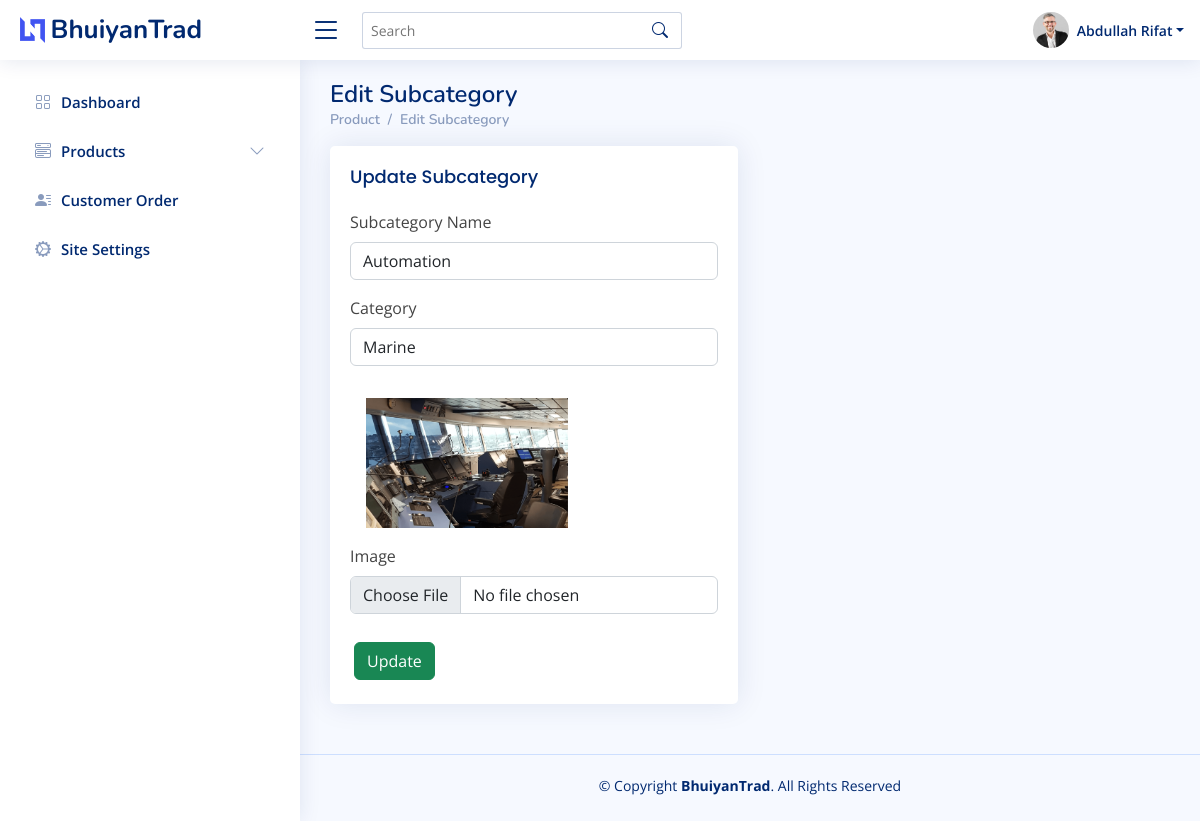
The app's page /user/edit-subcategory/1 (signed in) with its own data.
### backend/models.py (models this page shows, shortened)
class User(AbstractUser):
    @property
    def is_admin(self):
        if hasattr(self, 'admin'):
            return True
        return False

class Admin(models.Model):
    user = models.OneToOneField(User, on_delete=models.CASCADE)
    name = models.CharField(max_length=120, blank=True)
    address = models.CharField(max_length=220, blank=True)
    phone = models.CharField(max_length=11, blank=True)
    image = models.ImageField(upload_to=user_path, blank=True);
    created_date = models.DateField(auto_now_add=True)

class Subcategory(models.Model):
    category = models.ForeignKey(Category, on_delete=models.CASCADE)
    name = models.CharField(max_length=255, unique=True)
    image = models.ImageField(upload_to=category_path, null=False, blank=False, default="default.jpg")

class Category(models.Model):
    name = models.CharField(max_length=255, unique=True)
    image = models.ImageField(upload_to=category_path, null=False, blank=False, default="default.jpg")

### backend/views.py (the view, shortened to what this page needs)
# urls.py: path('edit-subcategory/<int:pk>', views.EditSubcategory, name="edit-subcategory"),
@login_required
def EditSubcategory(request, pk):
    errors = []
    subcategory = Subcategory.objects.get(id=pk)
    category = Category.objects.all()
    context = {
        'subcategory':subcategory,
        'errors': errors,
        'category': category,
    }
    return render(request, 'admin/edit/subcategory.html', context)

### backend/templates/admin/edit/subcategory.html (shortened to what this page needs)
{% extends '../../asset/base.html' %} {% load static %} {% block content %}
<main id="main" class="main">
    <div class="pagetitle">
        <h1>Edit Subcategory</h1>
        <nav>
            <ol class="breadcrumb">
                <li class="breadcrumb-item"><a href="#">Product</a></li>
                <li class="breadcrumb-item"><a href="#">Edit Subcategory</a></li>
            </ol>
        </nav>
    </div>
    <section class="section">
        <div class="row">
            <div class="col-lg-6">
                <div class="card">
                    <div class="card-body">
                        <h5 class="card-title">Update Subcategory</h5>
                        <form class="row g-3" method="POST" enctype="multipart/form-data" action="{% url 'backend:edit-subcategory' subcategory.id %}">
                            <div class="col-12">
                                <label for="inputNanme4" class="form-label">Subcategory Name</label>
                                <input type="text" name="name" class="form-control" value="{{subcategory.name}}" id="inputNanme4">
                            </div>
                            <div class="col-12">
                                <label for="inputNanme4" class="form-label">Category</label>
                                <select name="category" required class="form-control">
                                    {% for item in category %}
                                        <option {% if subcategory.category.id == item.id %}selected{% endif %} value="{{item.id}}">{{item.name}}</option>
                                    {% endfor %}
                                </select>
                            </div>
                            <div class="col-12">
                                {% if subcategory.image.url != "" %}
                                <img src="{{subcategory.image.url}}" style="height: 130px;" class="img-fluid m-3" /><br> {% endif %}
                                <label for="inputEmail4" class="form-label">Image</label>
                                <input type="file" name="image" class="form-control" id="inputEmail4">
                            </div>
                            <div class="text-left mt-4">
                                <button type="submit" class="btn btn-success m-1">Update</button>
                            </div>
                        </form>
                    </div>
                </div>
            </div>
        </div>
    </section>
</main>
{% endblock %}

### backend/templates/asset/header.html (shortened to what this page needs)
 {% load static %}
<header id="header" class="header fixed-top d-flex align-items-center">
    <div class="d-flex align-items-center justify-content-between">
        <a href="{% url 'backend:dashboard' %}" class="logo d-flex align-items-center">
            <img src="{% static 'assets/img/logo.png' %}" alt="">
            <span class="d-none d-lg-block">BhuiyanTrad</span>
        </a>
        <i class="bi bi-list toggle-sidebar-btn"></i>
    </div>
    <div class="search-bar">
        <form class="search-form d-flex align-items-center" method="POST" action="#">
            <input type="text" name="query" placeholder="Search" title="Enter search keyword">
            <button type="submit" title="Search"><i class="bi bi-search"></i></button>
        </form>
    </div>
    <nav class="header-nav ms-auto">
        <ul class="d-flex align-items-center">
            <li class="nav-item dropdown pe-3">
                <a class="nav-link nav-profile d-flex align-items-center pe-0" href="#" data-bs-toggle="dropdown">
                    {% if request.user.admin.image %}
                    <img src="{{request.user.admin.image.url}}" alt="Profile" class="rounded-circle">
                    {% endif %}
                    <span class="d-none d-md-block dropdown-toggle ps-2">{{request.user.admin.name}}</span>
                </a>
            </li>
        </ul>
    </nav>
</header>

### static/backend/assets/css/style.css (style rules this page uses)
:root { scroll-behavior: smooth; }
body { font-family: "Open Sans", sans-serif; background: #f6f9ff; color: #444444; }
a { color: #4154f1; text-decoration: none; }
h1, h2, h3, h4, h5, h6 { font-family: "Nunito", sans-serif; }
#main { margin-top: 60px; padding: 20px 30px; transition: all 0.3s; }
.pagetitle { margin-bottom: 10px; }
.pagetitle h1 { font-size: 24px; margin-bottom: 0; font-weight: 600; color: #012970; }
.card { margin-bottom: 30px; border: none; border-radius: 5px; box-shadow: 0px 0 30px rgba(1, 41, 112, 0.1); }
.card-title { padding: 20px 0 15px 0; font-size: 18px; font-weight: 500; color: #012970; font-family: "Poppins", sans-serif; }
.card-body { padding: 0 20px 20px 20px; }
.breadcrumb { font-size: 14px; font-family: "Nunito", sans-serif; color: #899bbd; font-weight: 600; }
.breadcrumb a { color: #899bbd; transition: 0.3s; }
.breadcrumb .breadcrumb-item::before { color: #899bbd; }
.logo { line-height: 1; }
@media (min-width: 1200px) { .logo { width: 280px; } }
.logo img { max-height: 26px; margin-right: 6px; }
.logo span { font-size: 26px; font-weight: 700; color: #012970; font-family: "Nunito", sans-serif; }
.header { transition: all 0.5s; z-index: 997; height: 60px; box-shadow: 0px 2px 20px rgba(1, 41, 112, 0.1); background-color: #fff; padding-left: 20px; }
.header .toggle-sidebar-btn { font-size: 32px; padding-left: 10px; cursor: pointer; color: #012970; }
.header .search-bar { min-width: 360px; padding: 0 20px; }
.header .search-form { width: 100%; }
.header .search-form input { border: 0; font-size: 14px; color: #012970; border: 1px solid rgba(1, 41, 112, 0.2); padding: 7px 38px 7px 8px; border-radius: 3px; transition: 0.3s; width: 100%; }
.header .search-form button { border: 0; padding: 0; margin-left: -30px; background: none; }
.header .search-form button i { color: #012970; }
.header-nav ul { list-style: none; }
.header-nav>ul { margin: 0; padding: 0; }
.header-nav .nav-profile { color: #012970; }
.header-nav .nav-profile img { max-height: 36px; }
.header-nav .nav-profile span { font-size: 14px; font-weight: 600; }
@media (min-width: 1200px) { #main, #footer { margin-left: 300px; } }

### records on screen
User: user.admin.image (picture), user.admin.name "Abdullah Rifat"
Subcategory: name "Automation", category "Marine", image (picture)
